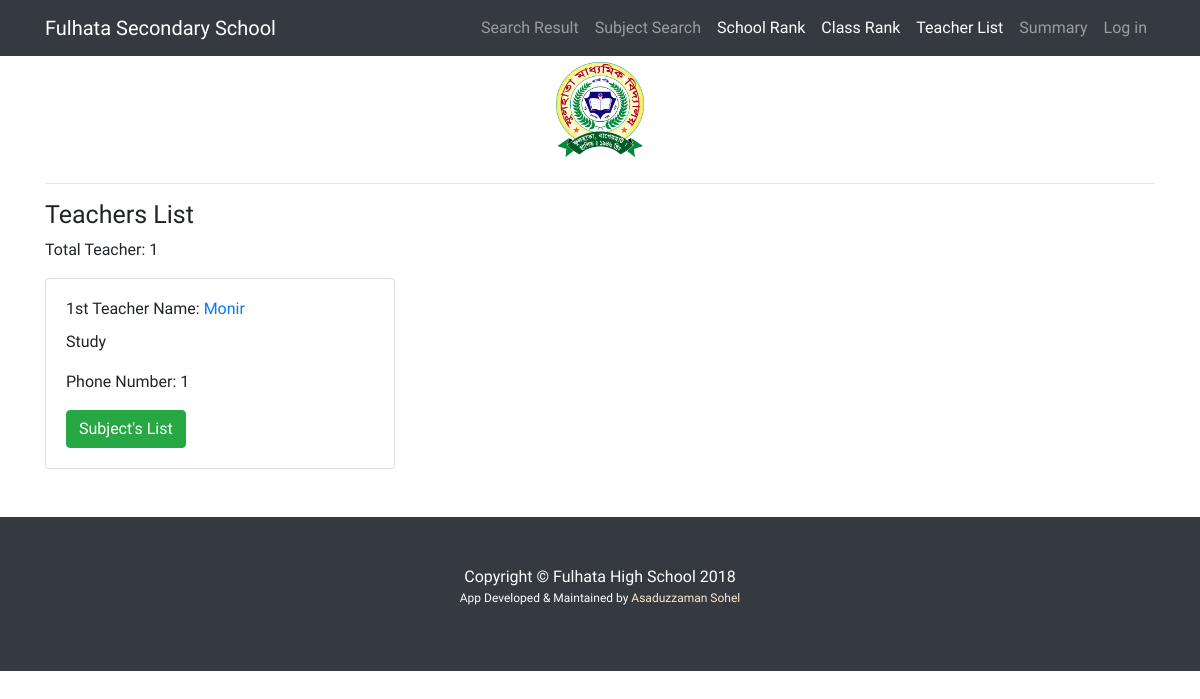
Page /results/teacher_list/ on the committed database.
### results/models.py (models this page shows, shortened)
class StdCommon(models.Model):
    pub_date = models.DateTimeField(auto_now_add=True)
    update_date = models.DateTimeField(auto_now=True)
    class Meta:
        abstract = True

class SubjectTecher(StdCommon):
    teacher_name=models.CharField('Teacher Name', max_length=100)
    teach_phone_number=models.IntegerField('Mobile Number')
    teach_major_subject=models.CharField('Subject Name: ', max_length=100)

### results/views.py (the view)
# urls.py: path('teacher_list/', TeacherAllView.as_view(), name='teacher_list'),
class TeacherAllView(ListView):
    model = SubjectTecher
    template_name='results/teacher_list.html'
    ordering='pub_date'
    def get_context_data(self, **kwargs):
        context = super(TeacherAllView, self).get_context_data(**kwargs)
        context['teacher_count']=SubjectTecher.objects.all().count()
        context['credit'] = credit
        return context

### results/templates/results/teacher_list.html (shortened to what this page needs)
{% extends "results/base.html" %}
{% block main_content %}
{% load humanize %}
<div class="row">
    <div class="col-md-12">
        <h2 class="mx-auto" style="font-size:25px">Teachers List</h2>
        <p>Total Teacher: {{teacher_count}}</p>
    </div>
</div>
<div class="row">
    {% if object_list %}
    {% for teacher in object_list %}
    <div class="col-md-4">
        <div class="card" style="">
            <div class="card-body">
                <h2 class="card-title">{{forloop.counter|ordinal}} Teacher Name:
                <a href="{% url 'teacher_detail' teacher.id %}">{{teacher.teacher_name}}</a>
                </h2>
                <p class="card-text">{{teacher.teach_major_subject}}</p>
                <p class="card-text">Phone Number: {{teacher.teach_phone_number}}</p>
<button data-toggle="collapse" class="btn btn-success" data-target="#demo">Subject's List</button>
            </div>
        </div>
    </div>
    {% endfor %}
    {% endif %}
</div>
{% endblock %}

### results/static/results/css/full-width-pics.css (style rules this page uses)
body { padding-top: 54px; }
@media (min-width: 992px) { body { padding-top: 56px; } }

### results/templates/results/base.html (style rules this page uses)
body { font-family: 'Actor';font-size: 19px; }
p,td,tr,button,h1,h2,h3,h4,h5 { font-family: 'Amiko';font-size: 16px; }

### rows in the picture
SubjectTecher: teacher_name "Monir", teach_major_subject "Study", teach_phone_number "1"

### other values in the picture
{{ teacher_count }} "1"
